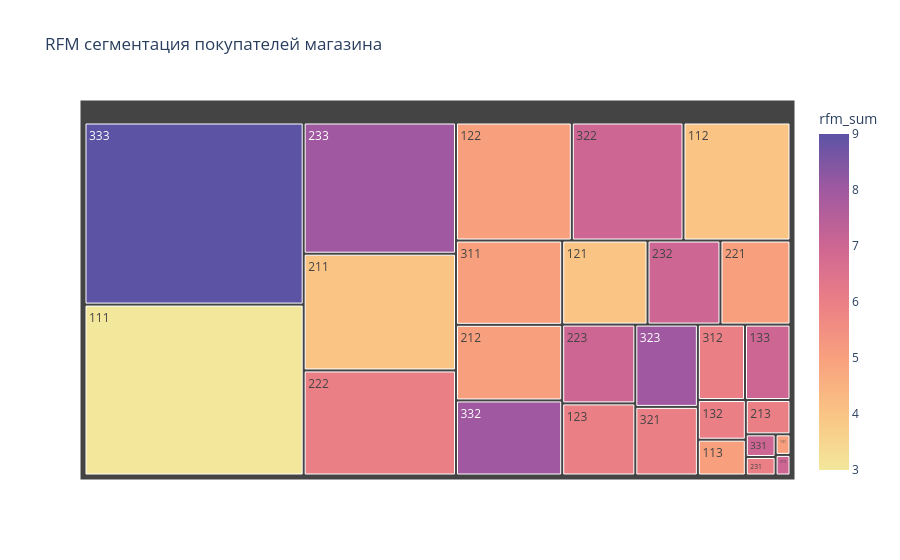

This figure's notebook cell:
### Code cell
fig = px.treemap(rfm_group, 
                 path=['rfm_group'],  
                 values='customer_id', 
                 color='rfm_sum',
                 color_continuous_scale='Sunset',
                 title='RFM сегментация покупателей магазина')

fig.show()

### Figure 1 — Plotly figure (JSON) as saved in the notebook; plotly's stock layout.template omitted (floating-point values rounded to 4 significant figures)
{"data": [{"branchvalues": "total", "customdata": [[3.0], [4.0], [5.0], [4.0], [5.0], [6.0], [5.0], [6.0], [7.0], [4.0], [5.0], [6.0], [5.0], [6.0], [7.0], [6.0], [7.0], [8.0], [5.0], [6.0], [7.0], [6.0], [7.0], [8.0], [7.0], [8.0], [9.0]], "domain": {"x": [0, 1], "y": [0, 1]}, "hovertemplate": "labels=%{label}<br>customer_id=%{value}<br>parent=%{parent}<br>id=%{id}<br>rfm_sum=%{color}<extra></extra>", "ids": ["111", "112", "113", "121", "122", "123", "131", "132", "133", "211", "212", "213", "221", "222", "223", "231", "232", "233", "311", "312", "313", "321", "322", "323", "331", "332", "333"], "labels": ["111", "112", "113", "121", "122", "123", "131", "132", "133", "211", "212", "213", "221", "222", "223", "231", "232", "233", "311", "312", "313", "321", "322", "323", "331", "332", "333"], "marker": {"coloraxis": "coloraxis", "colors": [3.0, 4.0, 5.0, 4.0, 5.0, 6.0, 5.0, 6.0, 7.0, 4.0, 5.0, 6.0, 5.0, 6.0, 7.0, 6.0, 7.0, 8.0, 5.0, 6.0, 7.0, 6.0, 7.0, 8.0, 7.0, 8.0, 9.0]}, "name": "", "parents": ["", "", "", "", "", "", "", "", "", "", "", "", "", "", "", "", "", "", "", "", "", "", "", "", "", "", ""], "type": "treemap", "values": [611.0, 206.0, 28.0, 117.0, 223.0, 86.0, 5.0, 31.0, 56.0, 290.0, 131.0, 25.0, 96.0, 261.0, 94.0, 9.0, 100.0, 326.0, 146.0, 58.0, 5.0, 70.0, 215.0, 84.0, 11.0, 130.0, 651.0]}], "layout": {"coloraxis": {"colorbar": {"title": {"text": "rfm_sum"}}, "colorscale": [[0, "rgb(243, 231, 155)"], [0.1667, "rgb(250, 196, 132)"], [0.3333, "rgb(248, 160, 126)"], [0.5, "rgb(235, 127, 134)"], [0.6667, "rgb(206, 102, 147)"], [0.8333, "rgb(160, 89, 160)"], [1, "rgb(92, 83, 165)"]]}, "legend": {"tracegroupgap": 0}, "title": {"text": "RFM сегментация покупателей магазина"}}}
